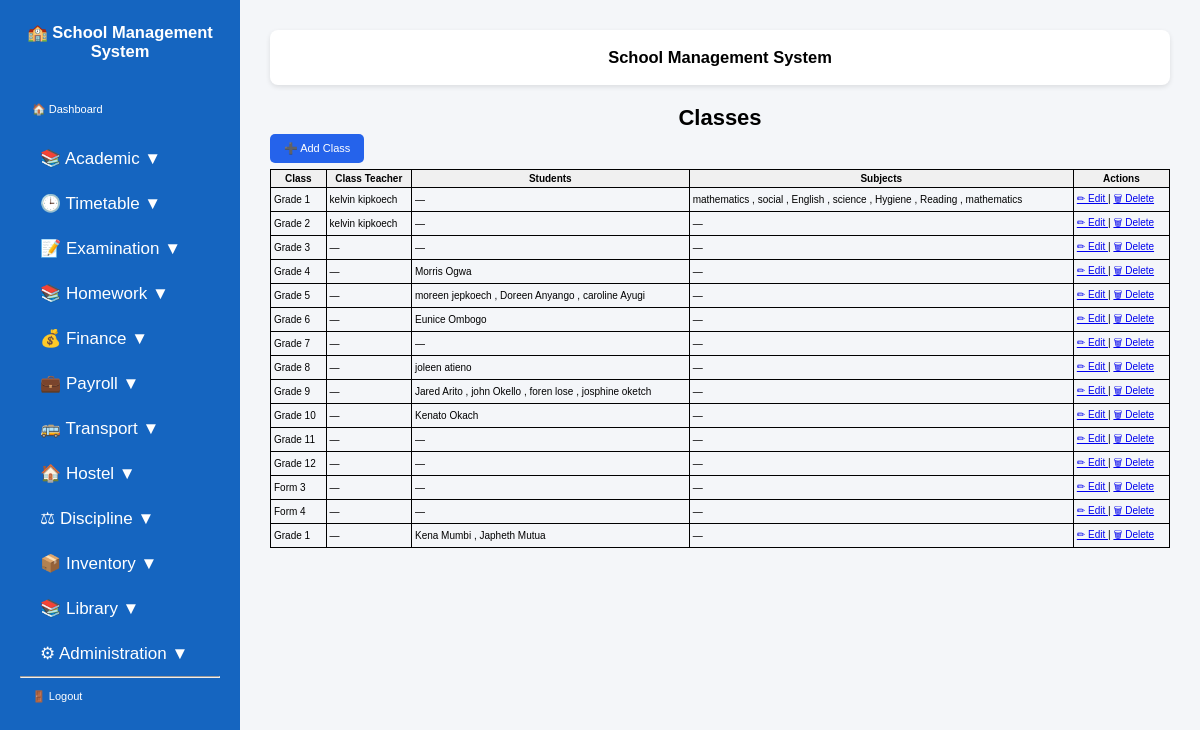
Screenshot of /classes/ (signed in) with the database file from the repository.
### students/models.py (models this page shows, shortened)
class SchoolClass(models.Model):
    name = models.CharField(max_length=50)
    school = models.ForeignKey(
        SchoolProfile,
        on_delete=models.CASCADE,
        related_name="classes",
    )
    class_teacher = models.ForeignKey(
        Teacher,
        on_delete=models.SET_NULL,
        null=True,
        blank=True,
        related_name="class_teacher_for",
    )
    class Meta:
        constraints = [
            models.UniqueConstraint(
                fields=["school", "name"],
                name="unique_class_per_school",
            )
        ]

class Teacher(models.Model):
    user = models.OneToOneField(
        User,
        on_delete=models.CASCADE,
        null=True,
        blank=True,
        related_name="teacher_profile",
    )
    school = models.ForeignKey(
        SchoolProfile,
        on_delete=models.CASCADE,
        null=True,
        blank=True,
        related_name="teachers",
    )
    employee_number = models.CharField(max_length=20, unique=True)
    first_name = models.CharField(max_length=100)
    last_name = models.CharField(max_length=100)
    gender = models.CharField(max_length=10)
    phone = models.CharField(max_length=20)
    email = models.EmailField(blank=True)

class Subject(models.Model):
    name = models.CharField(max_length=100)
    code = models.CharField(max_length=20, unique=True)
    school = models.ForeignKey(
        SchoolProfile,
        on_delete=models.CASCADE,
        null=True,
        blank=True,
        related_name="subjects",
    )
    school_class = models.ForeignKey(
        SchoolClass,
        on_delete=models.CASCADE,
        related_name="subjects",
        null=True,
        blank=True,
    )
    teacher = models.ForeignKey(
        Teacher,
        on_delete=models.SET_NULL,
        null=True,
        blank=True,
        related_name="subjects",
    )

class Student(models.Model):
    user = models.OneToOneField(
        User,
        on_delete=models.CASCADE,
        null=True,
        blank=True,
        related_name="student_profile",
    )
    school = models.ForeignKey(
        SchoolProfile,
        on_delete=models.CASCADE,
        null=True,
        blank=True,
        related_name="students",
    )
    admission_number = models.CharField(max_length=20)
    first_name = models.CharField(max_length=100)
    last_name = models.CharField(max_length=100)
    gender = models.CharField(
        max_length=10,
        choices=[
            ("Male", "Male"),
            ("Female", "Female"),
        ],
    )
    date_of_birth = models.DateField()
    school_class = models.ForeignKey(
        SchoolClass,
        on_delete=models.SET_NULL,
        null=True,
        blank=True,
        related_name="students",
    )
    parent_name = models.CharField(max_length=100)
    phone = models.CharField(max_length=20)
    parent_user = models.ForeignKey(
        User,
        on_delete=models.SET_NULL,
        null=True,
        blank=True,
        related_name="children"
    )
    photo = models.ImageField(
        upload_to="students/",
        blank=True,
        null=True,
    )
    class Meta:
        constraints = [
            models.UniqueConstraint(
                fields=["school", "admission_number"],
                name="unique_admission_number_per_school",
            )
        ]

### students/view_modules/academic.py (the view, shortened to what this page needs)
# urls.py: path('classes/', views.class_list, name='class_list'),
@login_required
@admin_or_bursar
def class_list(request):
    if request.user.is_superuser:
        classes = SchoolClass.objects.select_related(
            "school",
            "class_teacher",
        ).all()
    return render(
        request,
        "students/class_list.html",
        {
            "classes": classes,
        },
    )

### students/templatetags/group_tags.py (called while the page is built)
@register.filter
def has_group(user, group_name):
    return user.groups.filter(name=group_name).exists()

### templates/students/class_list.html
{% extends "base.html" %}
{% block content %}
<h1>Classes</h1>
<a href="{% url 'add_class' %}" class="btn">
    ➕ Add Class
</a>
<table>
    <thead>
        <tr>
            <th>Class</th>
            <th>Class Teacher</th>
            <th>Students</th>
            <th>Subjects</th>
            <th>Actions</th>
        </tr>
    </thead>
    <tbody>
        {% for school_class in classes %}
        <tr>
            <td>
                {{ school_class.name }}
            </td>
            <td>
                {% if school_class.class_teacher %}
                    {{ school_class.class_teacher.first_name }}
                    {{ school_class.class_teacher.last_name }}
                {% else %}
                    —
                {% endif %}
            </td>
            <td>
                {% for student in school_class.students.all %}
                    {{ student.first_name }}
                    {{ student.last_name }}
                    {% if not forloop.last %}, {% endif %}
                {% empty %}
                    —
                {% endfor %}
            </td>
            <td>
                {% for subject in school_class.subjects.all %}
                    {{ subject.name }}
                    {% if not forloop.last %}, {% endif %}
                {% empty %}
                    —
                {% endfor %}
            </td>
            <td>
                <a href="{% url 'edit_class' school_class.id %}">
                    ✏ Edit
                </a>
                |
                <a href="{% url 'delete_class' school_class.id %}">
                    🗑 Delete
                </a>
            </td>
        </tr>
        {% empty %}
        <tr>
            <td colspan="5">
                No classes found.
            </td>
        </tr>
        {% endfor %}
    </tbody>
</table>
{% endblock %}

### static/css/styles.css (style rules this page uses)
* { margin:0; padding:0; box-sizing:border-box; font-family:Arial, sans-serif; }
body { display:flex; background:#f4f6f9; }
.btn { display:inline-block; background:#2563eb; color:white; padding:8px 14px; border-radius:5px; text-decoration:none; }
body { font-family: Arial, sans-serif; font-size: 11px; margin: 0; padding: 0; color: #000; }
h1, h2, h3, h4 { margin: 3px 0; text-align: center; }
table { width: 100%; border-collapse: collapse; margin-top: 6px; }
th, td { border: 1px solid #000; padding: 3px; font-size: 10px; }
th { background: #f0f0f0; }

### rows the page displays
SchoolClass: name "Grade 1", class_teacher.first_name "kelvin", class_teacher.last_name "kipkoech"
Subject: name "mathematics"
Subject: name "social"
Subject: name "English"
Subject: name "science"
Subject: name "Hygiene"
Subject: name "Reading"
Subject: name "mathematics"
SchoolClass: name "Grade 2", class_teacher.first_name "kelvin", class_teacher.last_name "kipkoech"
SchoolClass: name "Grade 3"
SchoolClass: name "Grade 4"
Student: first_name "Morris", last_name "Ogwa"
SchoolClass: name "Grade 5"
Student: first_name "moreen", last_name "jepkoech"
Student: first_name "Doreen", last_name "Anyango"
Student: first_name "caroline", last_name "Ayugi"
SchoolClass: name "Grade 6"
Student: first_name "Eunice", last_name "Ombogo"
SchoolClass: name "Grade 7"
SchoolClass: name "Grade 8"
Student: first_name "joleen", last_name "atieno"
SchoolClass: name "Grade 9"
Student: first_name "Jared", last_name "Arito"
Student: first_name "john", last_name "Okello"
Student: first_name "foren", last_name "lose"
Student: first_name "josphine", last_name "oketch"
SchoolClass: name "Grade 10"
Student: first_name "Kenato", last_name "Okach"
SchoolClass: name "Grade 11"
SchoolClass: name "Grade 12"
SchoolClass: name "Form 3"
SchoolClass: name "Form 4"
SchoolClass: name "Grade 1"
Student: first_name "Kena", last_name "Mumbi"
Student: first_name "Japheth", last_name "Mutua"
